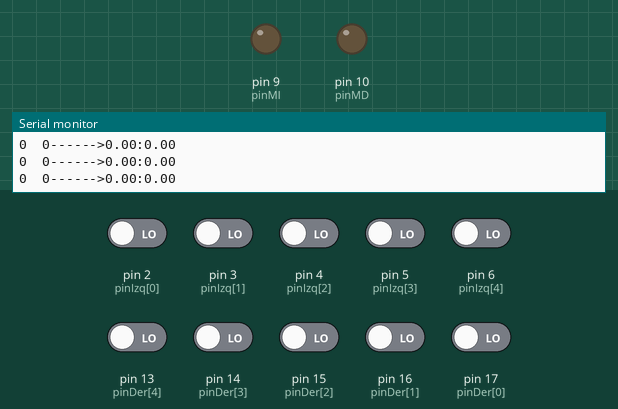
Recording of a sketch running on a simulated Arduino Uno, built with avr-gcc and run on an emulated ATmega328P. Parts: output pins drawn as LEDs (lit = HIGH), the last lines printed to the serial monitor. Inputs (shaded band) come from the test bench; at power-on: pin 2 (pinIzq[0]), pin 3 (pinIzq[1]), pin 4 (pinIzq[2]), pin 5 (pinIzq[3]), pin 6 (pinIzq[4]), pin 13 (pinDer[4]), pin 14 (pinDer[3]), pin 15 (pinDer[2]), pin 16 (pinDer[1]), pin 17 (pinDer[0]) LOW.

Above: at 1.2 s.
1.3 s: pin 2 (pinIzq[0]) driven HIGH
At 2.5 s:
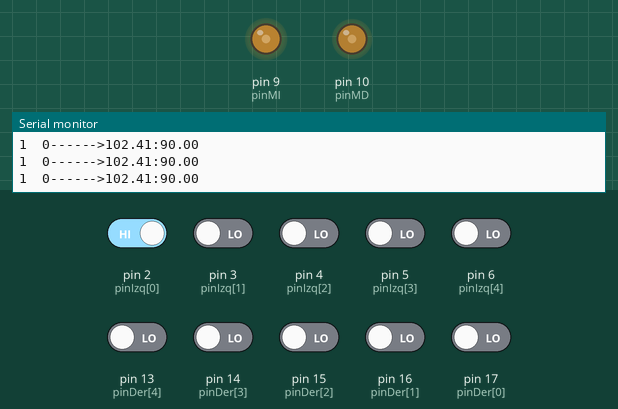
2.8 s: pin 5 (pinIzq[3]) driven HIGH
At 4.0 s:
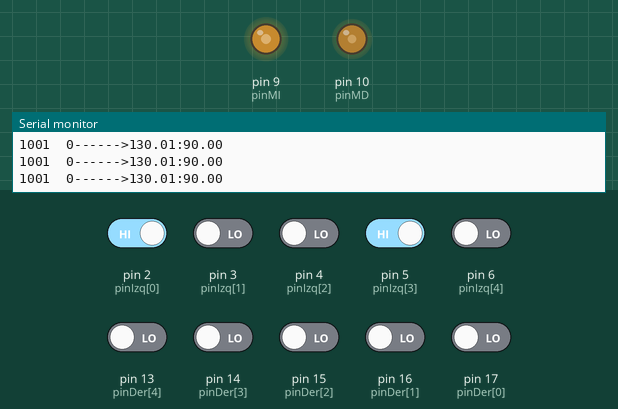
4.3 s: pin 6 (pinIzq[4]) driven HIGH
At 4.7 s:
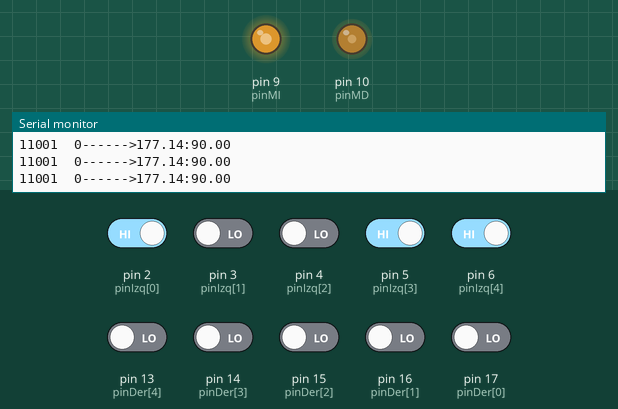
7.3 s: pin 14 (pinDer[3]) driven HIGH
At 7.7 s:
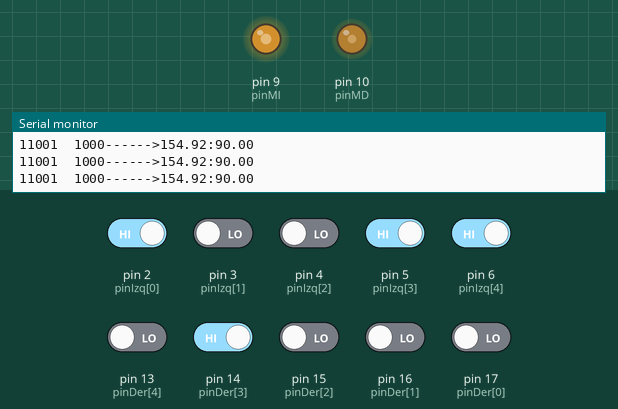
10.3 s: pin 3 (pinIzq[1]) driven HIGH
At 11.1 s:
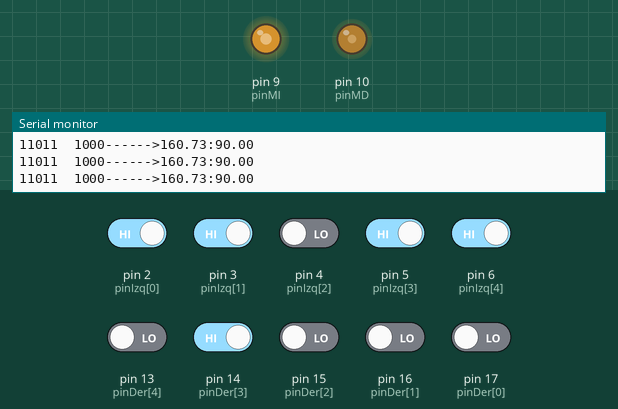
11.8 s: pin 4 (pinIzq[2]) driven HIGH
At 12.1 s:
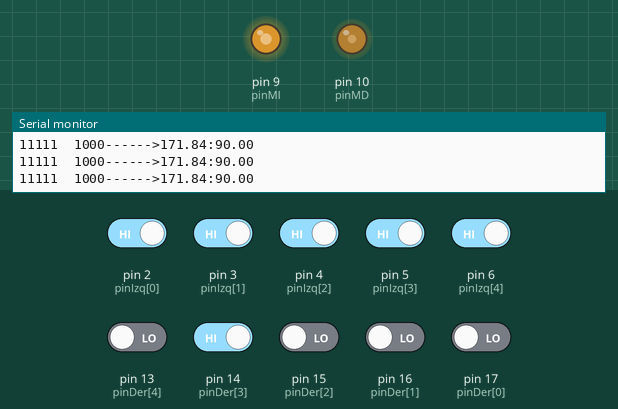
Timing chart, 0 to 14.3 s (numbered marks = the images above; inputs shaded):
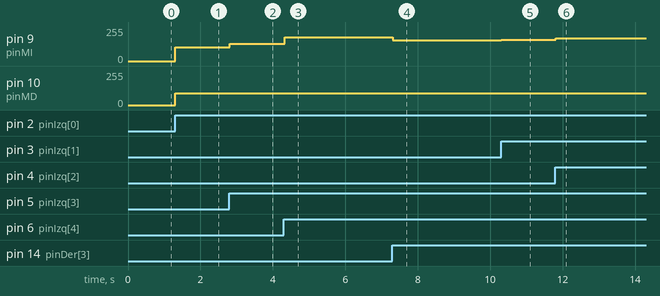

The sketch:

sensores_juntos.ino
```cpp
// SEGUIDOR DE LINEA

//ENTRADAS Y SALIDAS
int pinIzq[]={2,3,4,5,6};   //bloque de led izquierdos del carro
int pinDer[]={17,16,15,14,13};  //bloque de led derechos del carro
float  A=-0.021;
float B=3.66;
float C=98.77;
int D=0;
//CONSTANTES Y VARIABLES
int Izq=0,Der=0;
float PWMI=0,PWMD=0;
int pinMI=9,pinMD=10;
int valbit;
//int ValbitD;

//CONFIGURACION
void setup() {
  Serial.begin(9600);      //toma de datos cada 5
  for (int i=0;i<5;i++){
    pinMode(pinIzq[i],INPUT);
    pinMode(pinDer[i],INPUT);
  }
}

//SECUENCIA PRINCIPAL
void loop() {
  sensores();        //Llamado a la funcion lentura de sensores
  condiciones();    //Llamado a la funcion para movimiento del carro
  motores();
  Serial.print(Izq,BIN);
  Serial.print("  ");
 Serial.print(Der,BIN);
//Serial.print(" : ");
// Serial.print(Izq);
//  Serial.print("  ");
// Serial.print(Der);
 Serial.print("------>");
 Serial.print(PWMI);
//  Serial.print("  ");
//   Serial.print(A);
    Serial.print(":");
   Serial.println(PWMD);

// delay(200);
}

void sensores(){
  for (int i=0;i<5;i++){
    valbit= digitalRead(pinIzq[i]);
    bitWrite(Izq,i,valbit);
    valbit= digitalRead(pinDer[i]);
    bitWrite(Der,i,valbit);
  }
}

void condiciones(){
  if (Izq== B00001 && Der== B00001){    //para cuando esta en carril blanco
    PWMI=150-D;
    PWMD=150-D;
  }
  else if(Izq== B11110 && Der== B11110){    //camino normal a velocidad media
    PWMI=150-D;
    PWMD=150-D;
  }
  else if(Izq== B11111 && Der== B11111){    //camino muerto velocidad media
    PWMI=0;
    PWMD=0;
  }
//   else if(Izq== B00000 && Der== B11111){    //camino muerto velocidad media
//    PWMI=180;
//    PWMD=0;
//  }
//  else if(Izq== B11111 && Der== B00000){    //camino muerto velocidad media
//    PWMI=0;
//    PWMD=180;
//  }
//
else if (Izq<Der){//giro izquierda
  float sumn=Der-Izq;
  sumn=sumn*sumn*A+B*sumn;
  PWMD=sumn+C-D;
  PWMI=90;
}
else if (Izq>Der){//giro a la derecha
  float sump=Izq-Der;
  sump=sump*sump*A+B*sump;
  PWMI=sump+C-D;
  PWMD=90;
  }
}

void motores(){
  analogWrite(pinMI,PWMI);
  analogWrite(pinMD,PWMD);
}
```

Measured:
- after the input at 1.3 s, pin 9 (pinMI): 0/255 → 102/255 at once; pin 10 (pinMD): 0/255 → 90/255 at once
- after the input at 2.8 s, pin 9 (pinMI): 102/255 → 130/255 at once
- after the input at 4.3 s, pin 9 (pinMI): 130/255 → 177/255 at once
- after the input at 7.3 s, pin 9 (pinMI): 177/255 → 154/255 at once
- after the input at 10.3 s, pin 9 (pinMI): 154/255 → 160/255 at once
- after the input at 11.8 s, pin 9 (pinMI): 160/255 → 171/255 at once
